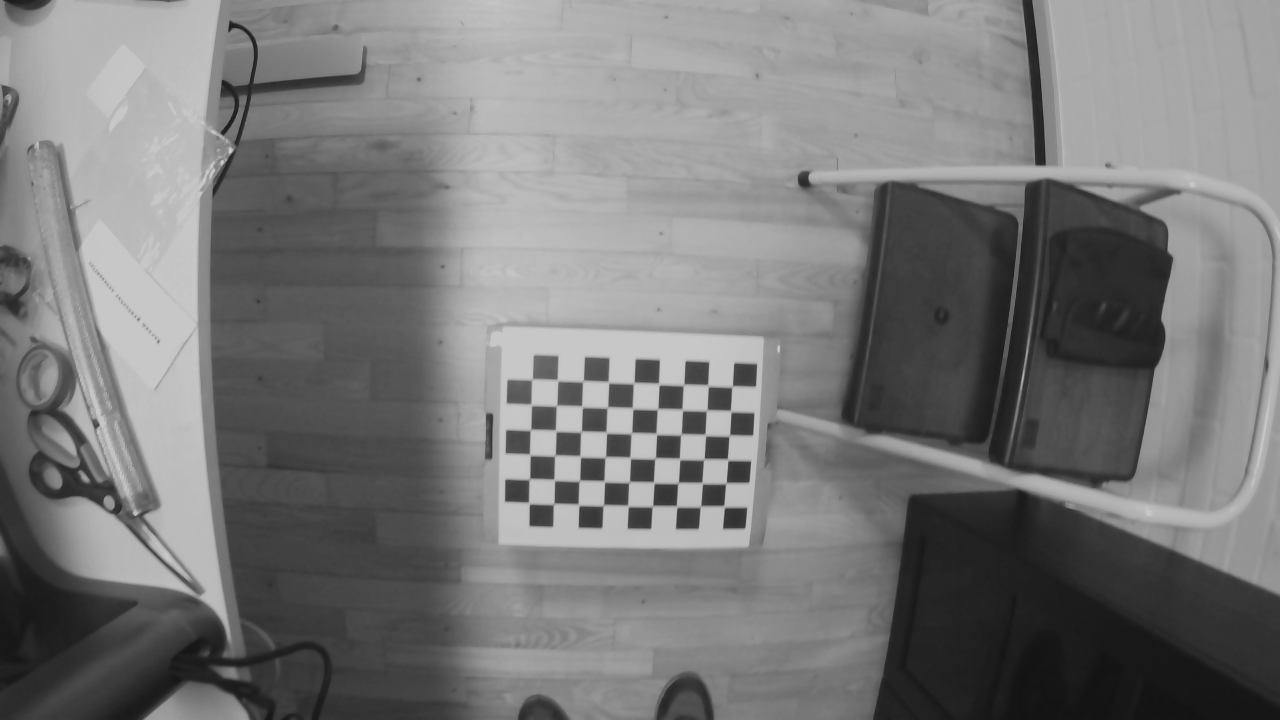
#> input picture Final project/calibration/stereo_calibration/left-0002.png, 1280 x 720 px, given as the content of the folder rs, which was not available
$ jupyter execute --allow-errors weeklyProject2.0.ipynb   (Python 2 division)   (older library calls are emulated)   (text cells are left out)
#> lines starting #> are read from the running program, lines starting #| are printed output that depends on the picture; pictures that were not available may be replaced by others from this repository, and a replacement may not be noted
#> further down, img is the input picture: shape (720, 1280, 3); min 18, max 201, mean 120.3
#> `ret, corners = cv2.findChessboardCorners(gray, (nb_vertical, nb_horizo..`: ret = True; corners = 54 rows, first 8: [723.6, 504.8], [700.2, 506.8], [677.3, 507.6], [652.1, 506.6], [628.6, 507], [603, 505.7], [579.2, 506.3], [553.6, 504]
#> `ret, mtx_left, dist_left, rvecs, tvecs = cv2.calibrateCamera(objpoints..`: ret = 1.06; mtx_left = [[602.3, 0, 537.2], [0, 605.4, 251.4], [0, 0, 1]]; dist_left = [[-0.927, 4.14, 0.0368, 0.0375, -7.85]]; rvecs = ([0.145, 0.0576, -3.09],); tvecs = ([7.46, 10.26, 23.69],)
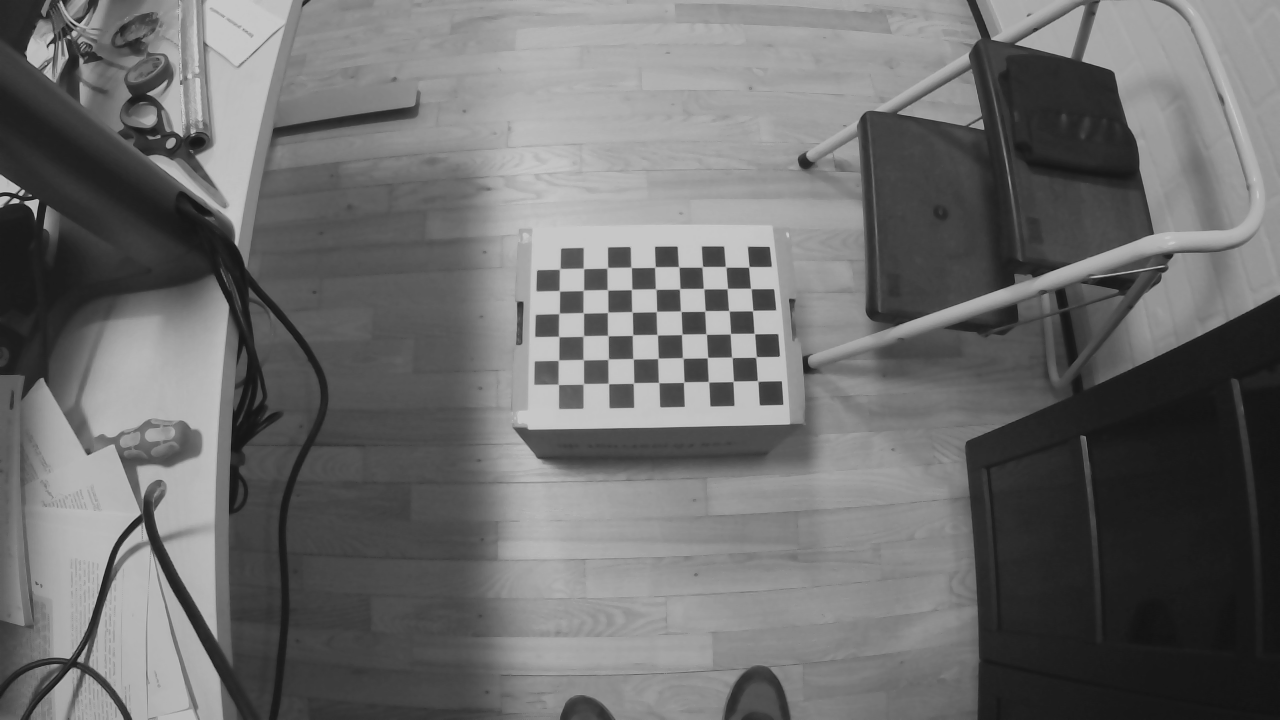
#> input picture Final project/calibration/stereo_calibration/left-0000.png, 1280 x 720 px, given as the content of the folder rs, which was not available
#> further down, img_left is the input picture: shape (720, 1280, 3); min 18, max 201, mean 109.2
#> `K_left, roi = cv2.getOptimalNewCameraMatrix(mtx_left,dist_left,(w,h),1..`: K_left = [[602.3, 0, 537.2], [0, 566.4, 281.5], [0, 0, 1]]; roi = (0, 46, 1279, 673)
#> `x,y,w,h = roi`: x = 0; y = 46; w = 1279; h = 673
[cell 1]
import cv2
import numpy as np
import glob
from matplotlib import pyplot as plt

[cell 2]
rerun_camera_matrix = True

##################### LEFT IMAGES #########################
#> (the rest of this cell did not finish here and is left out)

[cell 3]
# Load undistorted images
img_left = cv2.imread('rs/left-0001.png',0)
img_right = cv2.imread('rs/right-0001.png',0)
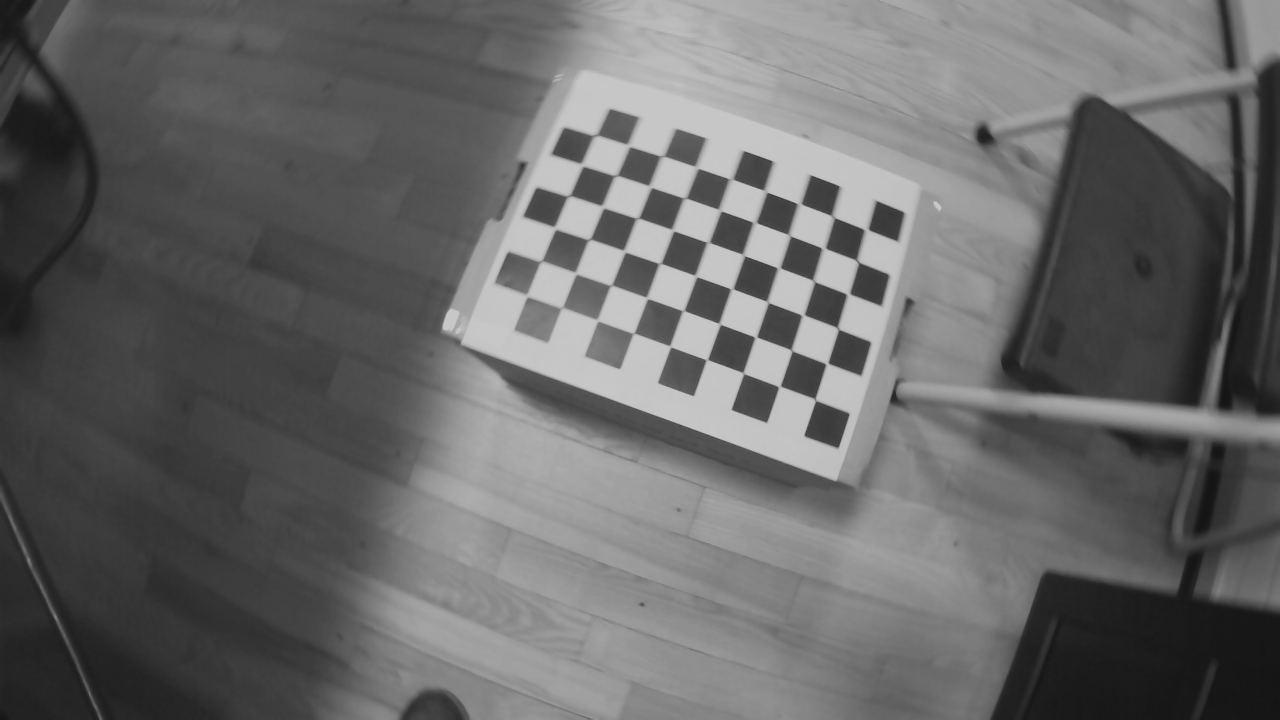
#> input picture Final project/calibration/stereo_calibration/left-0007.png, 1280 x 720 px, given in place of right-0001.png, which was not available
#> img_right is the input picture: shape (720, 1280); min 20, max 201, mean 103.6

# Create a sift detector
sift = cv2.SIFT_create()

# Find the keypoints and descriptors with SIFT
kp_left, des_left = sift.detectAndCompute(img_left, None)
#> kp_left = 516 keypoints; strongest (x, y, size): (591, 518, 14.8), (735, 519, 14), (688, 519, 14.5), (640, 519, 14.8)
kp_right, des_right = sift.detectAndCompute(img_right, None)
#> kp_right = 275 keypoints; strongest (x, y, size): (887, 220, 20.5), (822, 194, 21.1), (826, 425, 24), (870, 284, 21.1)
kp_img_left = cv2.drawKeypoints(img_left, kp_left, img_left, flags=cv2.DRAW_MATCHES_FLAGS_DRAW_RICH_KEYPOINTS)
kp_img_right = cv2.drawKeypoints(img_right, kp_right, img_right, flags=cv2.DRAW_MATCHES_FLAGS_DRAW_RICH_KEYPOINTS)

f, (ax1, ax2) = plt.subplots(1,2, figsize=(15,15))
ax1.imshow(kp_img_left)
ax2.imshow(kp_img_right)
plt.figure(figsize = (10,10))

[cell 4]
matches = cv2.BFMatcher().match(des_left, des_right)
#> matches = 516 matches

# Sort them in the order of their distance (i.e. best matches first).
matches = sorted(matches, key = lambda x:x.distance)

nb_matches = 200

good = []
pts1 = []
pts2 = []

# Using 200 best matches
for m in matches[:nb_matches]:
    good.append(m)
    # Extract points corresponding to matches.
    pts1.append(kp_left[m.queryIdx].pt)
    pts2.append(kp_right[m.trainIdx].pt)
#> after the loop, good = 200 matches; pts1 = 200 pairs, first value 32.27 to 1252.9, second value 17.15 to 700.9; pts2 = 200 pairs, first value 24.2 to 1218.4, second value 96.35 to 706.4

pts1 = np.int32(pts1)
#> pts1 = 200 pairs, first value 32 to 1252, second value 17 to 700
pts2 = np.int32(pts2)
#> pts2 = 200 pairs, first value 24 to 1218, second value 96 to 706

[cell 5]
# get fundamental matrix
F, mask =cv2.findFundamentalMat(pts1, pts2, method=cv2.FM_RANSAC)
#> F = [[9.83e-08, 5.66e-07, -0.000876], [-2.6e-07, -1.54e-06, 0.00235], [6.74e-05, -0.00232, 1]]; mask = 200 values, max 1 at index 5, min 0 at index 0, mean 0.42
print(F)
#| [[ 9.83221092e-08  5.66321446e-07 -8.76291182e-04]
#|  [-2.60384975e-07 -1.54223416e-06  2.34572370e-03]
#|  [ 6.73762050e-05 -2.32382663e-03  1.00000000e+00]]

# remove outliers
pts1 = pts1[mask.ravel() == 1]
#> pts1 = 84 pairs, first value 541 to 745, second value 366 to 700
pts2 = pts2[mask.ravel() == 1]
#> pts2 = 84 pairs, first value 469 to 886, second value 146 to 706

[cell 6]
def drawlines(img1,img2,lines,pts1,pts2):
    ''' img1 - image on which we draw the epilines for the points in img2
        lines - corresponding epilines '''
    r,c = img1.shape
    img1 = cv2.cvtColor(img1,cv2.COLOR_GRAY2BGR)
    img2 = cv2.cvtColor(img2,cv2.COLOR_GRAY2BGR)
    for r,pt1,pt2 in zip(lines,pts1,pts2):
        color = tuple(np.random.randint(0,255,3).tolist())
        x0,y0 = map(int, [0, -r[2]/r[1] ])
        x1,y1 = map(int, [c, -(r[2]+r[0]*c)/r[1] ])
        img1 = cv2.line(img1, (x0,y0), (x1,y1), color,2)
        img1 = cv2.circle(img1,tuple(pt1),5,color,-1)
        img2 = cv2.circle(img2,tuple(pt2),5,color,-1)
    return img1,img2


# Find epilines corresponding to points in right image (second image) and
# drawing its lines on left image
lines1 = cv2.computeCorrespondEpilines(pts2.reshape(-1, 1, 2), 2 ,F)
#> lines1 = 84 rows, first 8: [0.0199, -1, 480.1], [0.0298, -1, 425.4], [0.0298, -1, 425.4], [0.0247, -1, 453.9], [0.0298, -1, 425.4], [0.0199, -1, 480.1], [0.0294, -1, 427.9], [0.0247, -1, 453.9]
lines1 = lines1.reshape(-1, 3)
epilines_left, keypoints_left = drawlines(img_left, img_right, lines1, pts1, pts2)
#> the loop in drawlines, `for r,pt1,pt2 in zip(lines,pts1,pts2):` made 84 passes
#> (r, pt1, pt2, color, y0, y1) on passes 1 to 9: ([0.0199, -1, 480.1], [591, 493], [767, 361], (172, 47, 117), 480, 505), ([0.0298, -1, 425.4], [692, 447], [791, 291], (192, 67, 251), 425, 463), ([0.0298, -1, 425.4], [692, 447], [791, 291], (195, 103, 9), 425, 463), ([0.0247, -1, 453.9], [567, 468], [743, 313], (211, 21, 242), 453, 485), ([0.0298, -1, 425.4], [692, 447], [791, 291], (36, 87, 70), 425, 463), ([0.0199, -1, 480.1], [591, 493], [767, 361], (216, 88, 140), 480, 505), ([0.0294, -1, 427.9], [593, 444], [649, 241], (58, 193, 230), 428, 465), ([0.0247, -1, 453.9], [567, 468], [743, 313], (39, 87, 174), 453, 485), ([0.0247, -1, 453.9], [567, 468], [743, 313], (88, 81, 165), 453, 485)
#> after the loop in drawlines, `for r,pt1,pt2 in zip(lines,pts1,pts2):`: img1: shape (720, 1280, 3); mean B, G, R 119.8, 119.8, 120.9
#> after the loop in drawlines, `for r,pt1,pt2 in zip(lines,pts1,pts2):`:
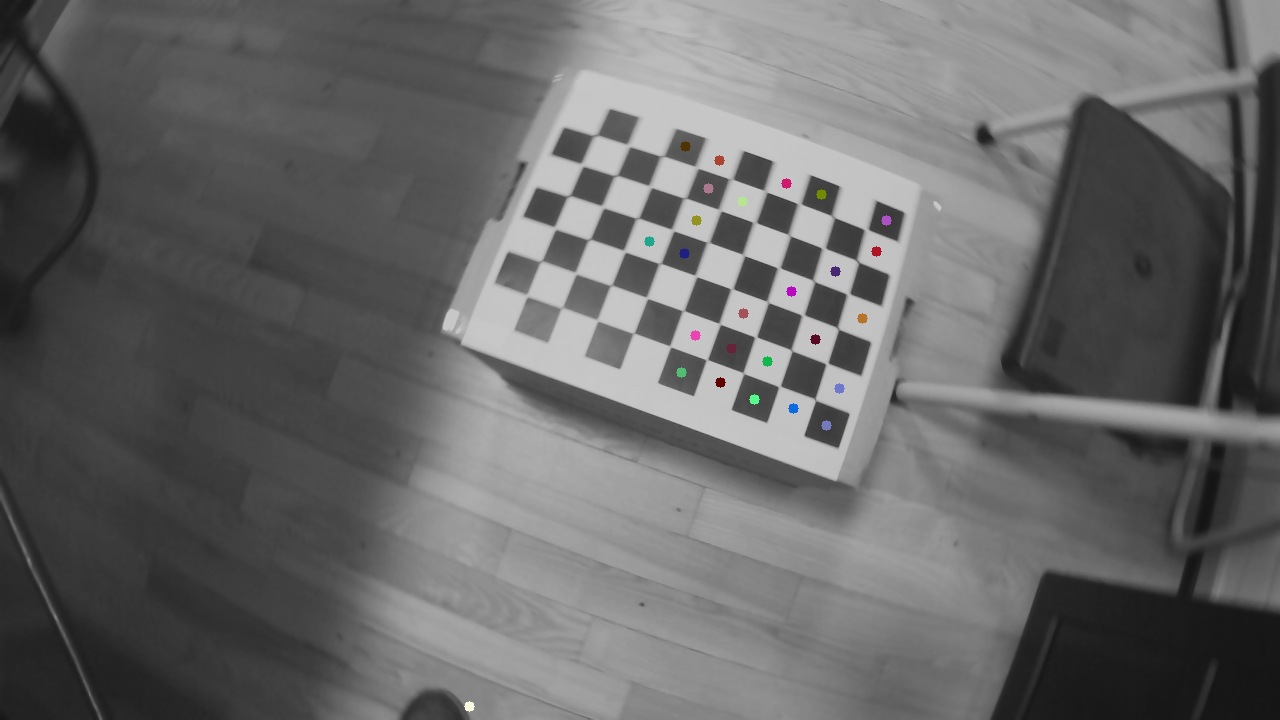
#> img2: shape (720, 1280, 3); mean B, G, R 103.5, 103.5, 103.5

# Find epilines corresponding to points in left image (first image) and
# drawing its lines on right image
lines2 = cv2.computeCorrespondEpilines(pts1.reshape(-1, 1, 2), 1, F)
#> lines2 = 84 rows, first 8: [-0.352, 0.936, -69.19], [-0.352, 0.936, 4.99], [-0.352, 0.936, 4.99], [-0.352, 0.936, -31.29], [-0.352, 0.936, 4.99], [-0.352, 0.936, -69.19], [-0.352, 0.936, 5.08], [-0.352, 0.936, -31.29]
lines2 = lines2.reshape(-1, 3)
epilines_right, keypoints_right = drawlines(img_right, img_left, lines2, pts2, pts1)
#> the loop in drawlines (call 2), `for r,pt1,pt2 in zip(lines,pts1,pts2):` made 84 passes
#> (r, pt1, pt2, color, y0, y1) on passes 1 to 9: ([-0.352, 0.936, -69.19], [767, 361], [591, 493], (121, 70, 213), 73, 555), ([-0.352, 0.936, 4.99], [791, 291], [692, 447], (31, 13, 71), -5, 476), ([-0.352, 0.936, 4.99], [791, 291], [692, 447], (184, 152, 79), -5, 476), ([-0.352, 0.936, -31.29], [743, 313], [567, 468], (41, 18, 40), 33, 515), ([-0.352, 0.936, 4.99], [791, 291], [692, 447], (182, 207, 11), -5, 476), ([-0.352, 0.936, -69.19], [767, 361], [591, 493], (166, 111, 93), 73, 555), ([-0.352, 0.936, 5.08], [649, 241], [593, 444], (249, 129, 223), -5, 475), ([-0.352, 0.936, -31.29], [743, 313], [567, 468], (118, 44, 216), 33, 515), ([-0.352, 0.936, -31.29], [743, 313], [567, 468], (125, 24, 67), 33, 515)
#> after the loop in drawlines (call 2), `for r,pt1,pt2 in zip(lines,pts1,pts2):`: img1: shape (720, 1280, 3); mean B, G, R 104.4, 104.8, 102.7
#> after the loop in drawlines (call 2), `for r,pt1,pt2 in zip(lines,pts1,pts2):`:
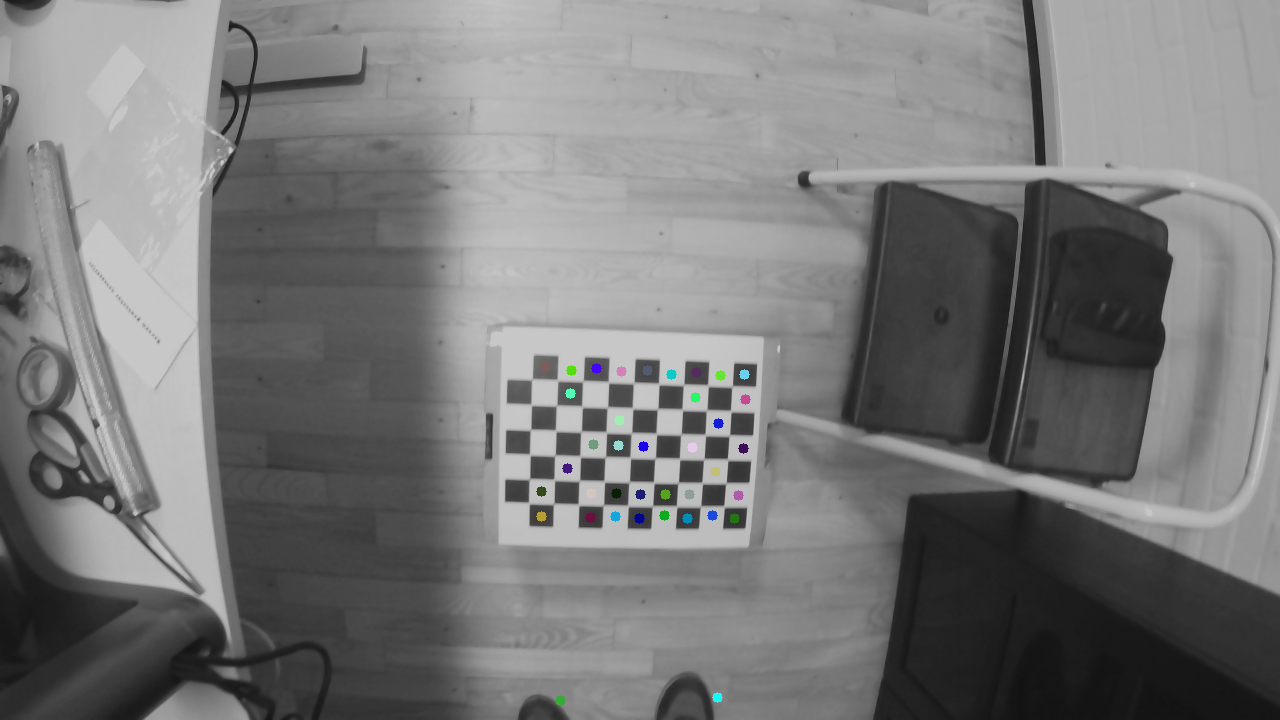
#> img2: shape (720, 1280, 3); mean B, G, R 120.2, 120.2, 120.1

fig, axs = plt.subplots(2, 2, constrained_layout=True, figsize=(10,10))
axs[0, 0].imshow(keypoints_right)
axs[0, 0].set_title('left keypoints')
axs[0, 1].imshow(keypoints_left)
axs[0, 1].set_title('right keypoints')
axs[1, 0].imshow(epilines_left)
axs[1, 0].set_title('left epipolar lines')
axs[1, 1].imshow(epilines_right)
axs[1, 1].set_title('right epipolar lines')
plt.show()
#> figure, not shown here; B, G, R data is drawn as R, G, B
